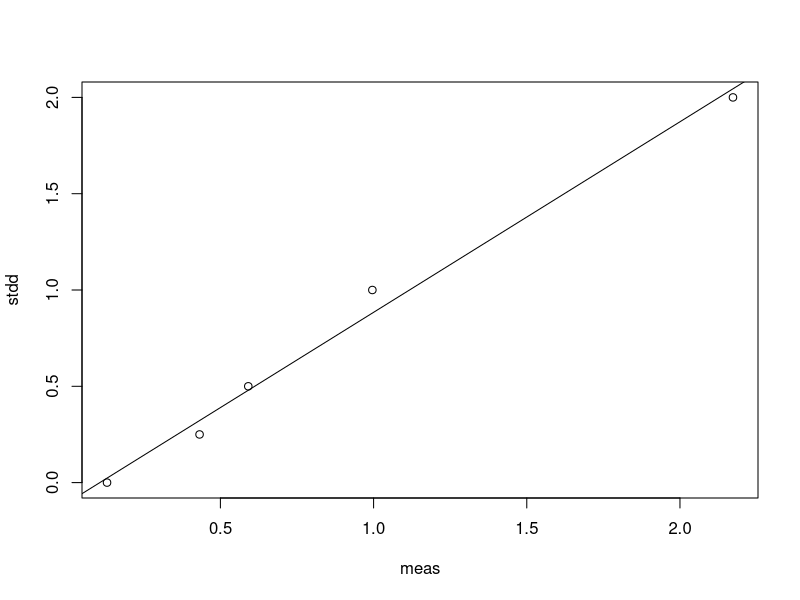

This chart was generated by the following R code: (Note: this script raises an error after producing the figure.)
meas <- c(2.173, 0.996, 0.591, 0.432, 0.130)
stdd <- c(2, 1, .5, 0.25, 0)
samp <- c(0.866, 1.847, 1.958)
mod<- lm(stdd ~ meas)
summary(mod)
plot(meas, stdd)
abline(mod)
predict(mod, samp)

y = 0.98941*(samp)-0.10524
.75*400
